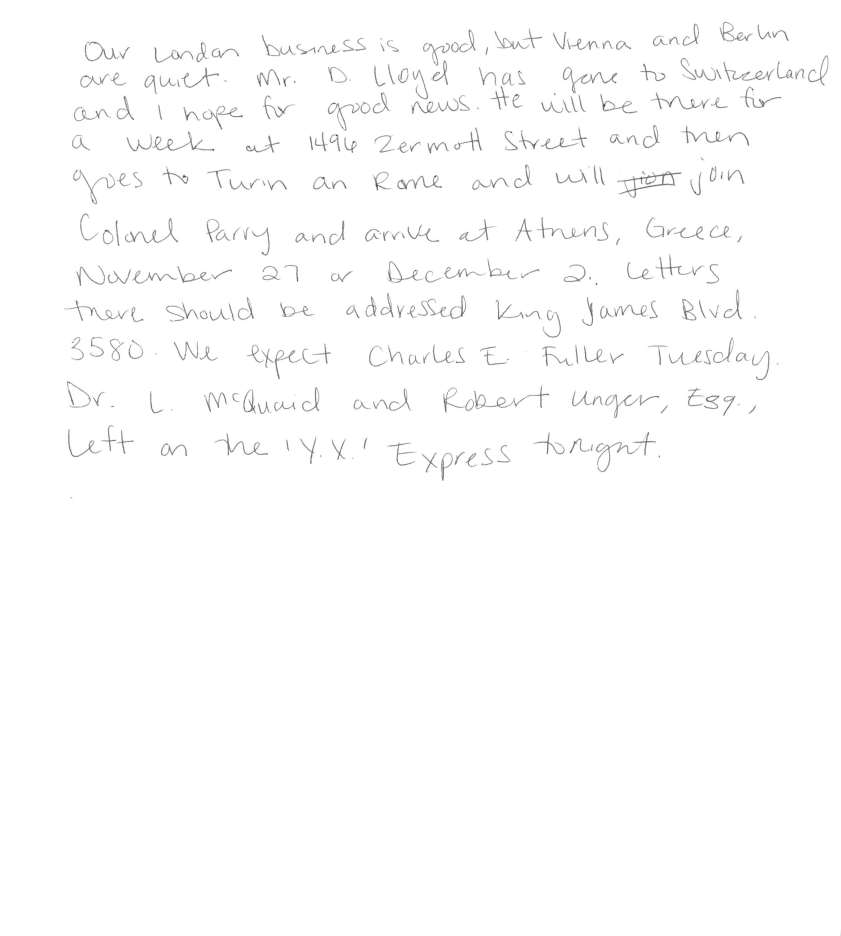
#> input picture w0001_s01_pLND_r01.png, 2521 x 2808 px, found by its file name (shown at 1/3 size)
$ jupyter execute --allow-errors rhea-checkpoint.ipynb
#> lines starting #> are read from the running program, lines starting #| are printed output that depends on the picture; after the words box and inside, x2 and y2 are one past the last pixel; in counts of white or black regions, pixels touching at a corner belong together
[cell 1]
import numpy as np
import cv2
from PIL import Image
import networkx as nx
from skimage.morphology import skeletonize
from skimage import img_as_bool, io, color
from skimage.morphology import binary_erosion
from skimage import img_as_bool, io, color
from skimage.measure import label, regionprops
from skimage.feature import local_binary_pattern
from skimage import feature
import matplotlib.pyplot as plt
from sklearn.cluster import KMeans
from skimage.filters import gabor
from skimage.morphology import thin
import os
import math
from sklearn.decomposition import PCA

[cell 2]
## rhea thinning code
def read_jpeg_binary(path, cutoff_adjust=0, clean=True, crop=True, inversion=False):
    # Load image in grayscale
#> called with path = 'images/student_1/w0001_s01_plND_r01.png', cutoff_adjust = 0, clean = True, crop = True, inversion = True
    img = cv2.imread(path, cv2.IMREAD_GRAYSCALE)
#> img is the input picture: shape (2808, 2521); min 61, max 255, mean 252.7

    # Binarize the image using Otsu's method
    _, binarized_img = cv2.threshold(img, 0, 255, cv2.THRESH_BINARY + cv2.THRESH_OTSU)
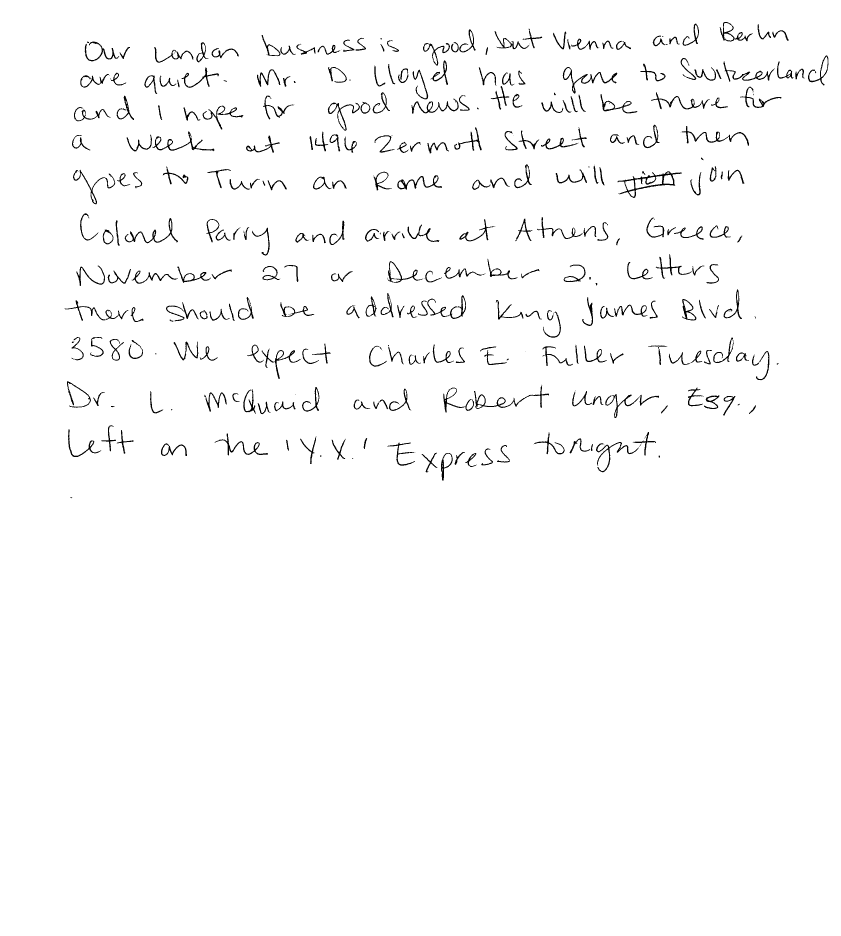
#> binarized_img: shape (2808, 2521) (shown at 1/3 size); 98.1% white; 372 black regions (88 under 20 px), largest, box (x1, y1, x2, y2) and area: (1852, 514, 2045, 594) 2498, (1422, 1158, 1647, 1227) 1686, (1688, 201, 1852, 281) 1623

    # Adjust threshold if cutoff_adjust is not 0
    if cutoff_adjust != 0:
        adjusted_thresh = _ + (_ * cutoff_adjust)
        _, binarized_img = cv2.threshold(img, adjusted_thresh, 255, cv2.THRESH_BINARY)

    # Invert image if inversion is True
    if inversion:
        binarized_img = cv2.bitwise_not(binarized_img)
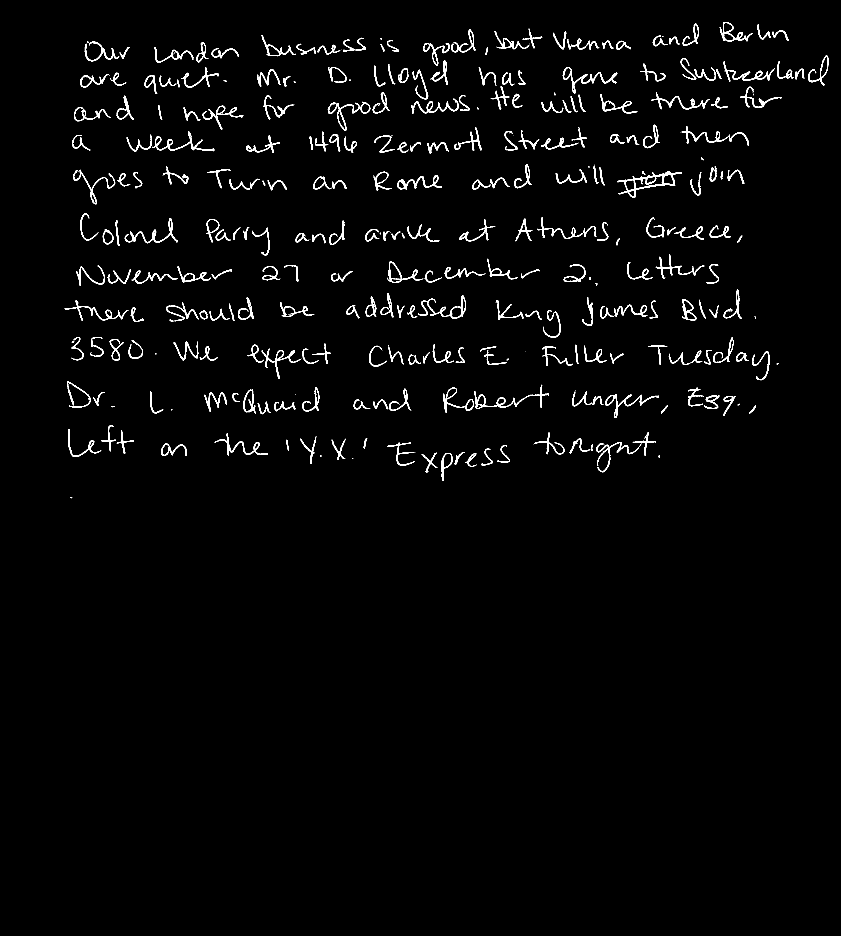
#> binarized_img: shape (2808, 2521) (shown at 1/3 size); 1.9% white; 372 white regions (88 under 20 px), largest, box (x1, y1, x2, y2) and area: (1852, 514, 2045, 594) 2498, (1422, 1158, 1647, 1227) 1686, (1688, 201, 1852, 281) 1623

    # Clean the image by filling white pixels with 7 or 8 black neighbors
    if clean:
        kernel = np.ones((3,3),np.uint8)
        binarized_img = cv2.morphologyEx(binarized_img, cv2.MORPH_CLOSE, kernel)
#> binarized_img: shape (2808, 2521); 2% white; 315 white regions (42 under 20 px), largest, box (x1, y1, x2, y2) and area: (1852, 514, 2045, 594) 2548, (1422, 1154, 1647, 1227) 1741, (1688, 201, 1852, 281) 1688

    # Crop the white space around the image
    if crop:
        coords = cv2.findNonZero(binarized_img)  # Find all non-zero points (text)
#> coords = contour of 140174 points, box (x1, y1, x2, y2) (194, 66, 2486, 1496), area 59764
        x, y, w, h = cv2.boundingRect(coords)  # Find minimum spanning bounding box
#> x = 194; y = 66; w = 2292; h = 1430
        binarized_img = binarized_img[y:y+h, x:x+w]  # Crop the image
#> binarized_img: shape (1430, 2292); 4.3% white; 315 white regions (42 under 20 px), largest, box (x1, y1, x2, y2) and area: (1658, 448, 1851, 528) 2548, (1228, 1088, 1453, 1161) 1741, (1494, 135, 1658, 215) 1688

        # Optionally add a 1-pixel border around the cropped image
        binarized_img = cv2.copyMakeBorder(binarized_img, 1, 1, 1, 1, cv2.BORDER_CONSTANT, value=[255, 255, 255])
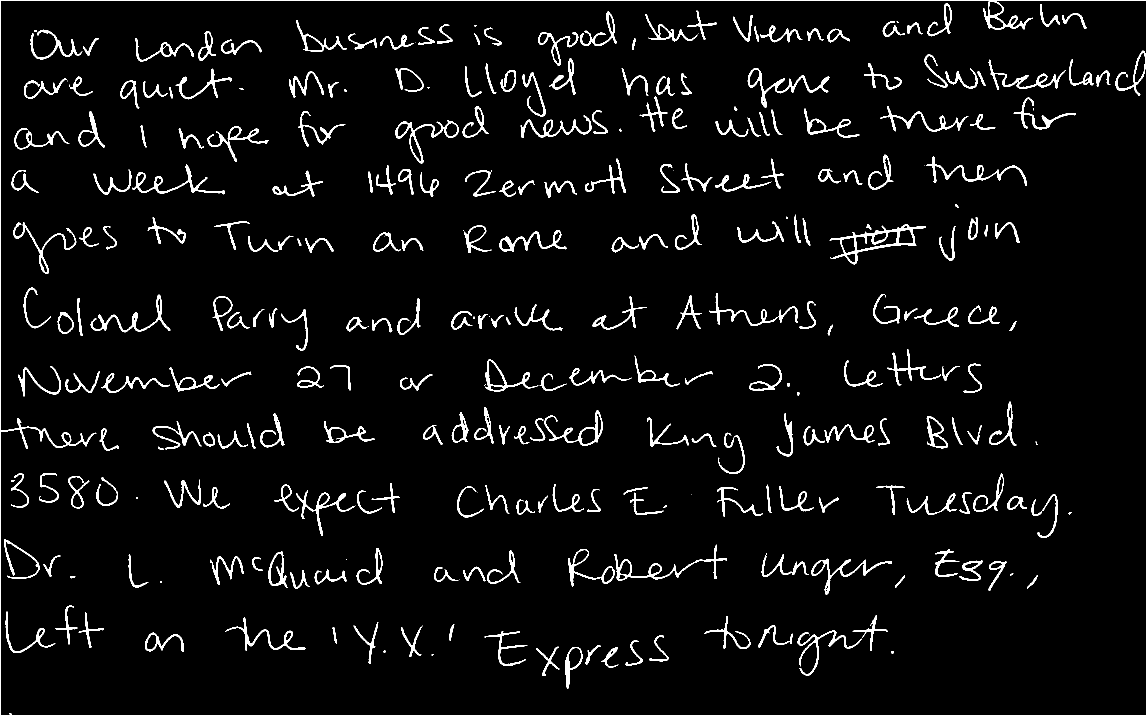
#> binarized_img: shape (1432, 2294) (shown at 1/2 size); 4.5% white; 312 white regions (41 under 20 px), largest, box (x1, y1, x2, y2) and area: (0, 0, 2294, 1432) 10644, (1659, 449, 1852, 529) 2548, (1229, 1089, 1454, 1162) 1741

    # Convert image to binary format (0 and 1)
    binarized_img = (binarized_img / 255).astype(np.uint8)

    return binarized_img


image_path = 'images/student_1/w0001_s01_plND_r01.png'
binary_image = read_jpeg_binary(image_path, inversion=True)
plt.imshow(binary_image, cmap='gray')
plt.show()

[cell 3]
def read_and_binarize_image(path):
    img = cv2.imread(path, cv2.IMREAD_GRAYSCALE)
    _, binarized_img = cv2.threshold(img, 0, 255, cv2.THRESH_BINARY + cv2.THRESH_OTSU)
    return binarized_img

def thin_image(img):
    # Ensure the image is boolean for skeletonize
    binary_image = img < 128  # Assuming dark text on light background
    thinned_image = skeletonize(binary_image)
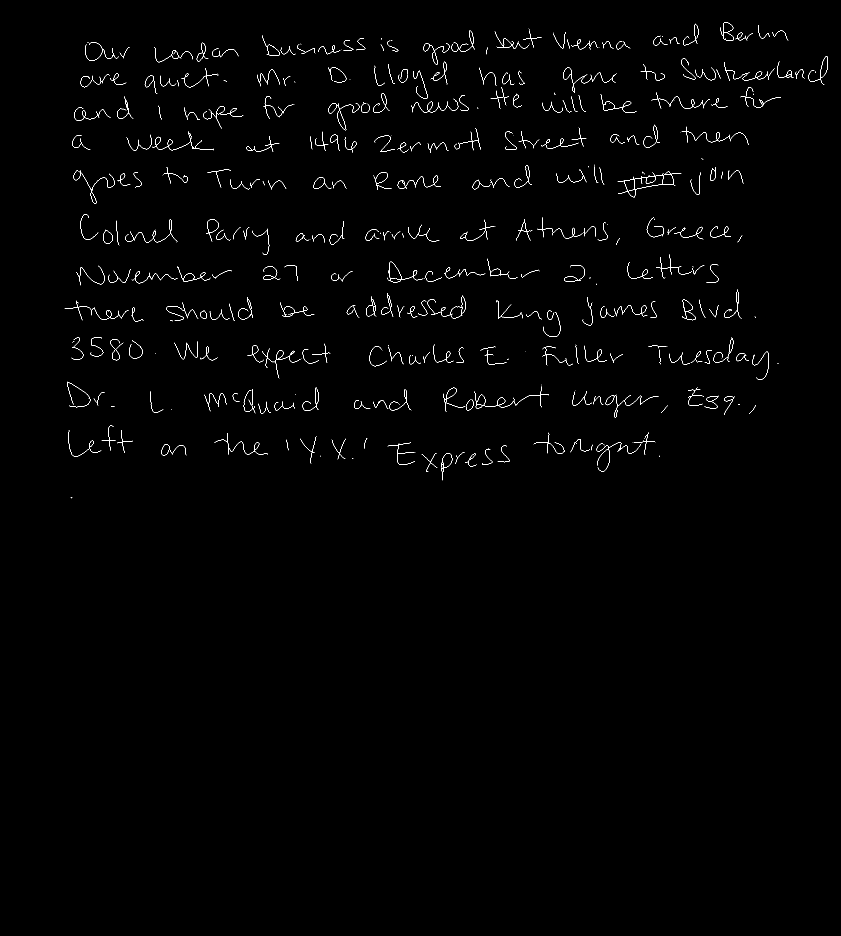
#> thinned_image: shape (2808, 2521) bool (shown at 1/3 size); 0.52% white in thin lines or dots, all inside (x1, y1, x2, y2) = (194, 67, 2484, 1496)
    return thinned_image.astype(np.uint8) * 255

def process_handwriting(thinned_img):
    # Placeholder for processing logic; would include identifying nodes, paths, etc.
    # This could involve custom logic or leveraging libraries for graph analysis.
    # Let's assume it returns a dict with 'nodes' and other relevant details.
    return {'nodes': []}  # Simplified placeholder return

def plot_image(img, title="Image"):
    plt.imshow(img, cmap='gray')
    plt.title(title)
    plt.axis('off')
    plt.show()

def process_document(path):
    doc = {}
    doc['image'] = read_and_binarize_image(path)
    doc['thin'] = thin_image(doc['image'])
    doc['process'] = process_handwriting(doc['thin'])
    doc['docname'] = os.path.basename(path).replace('.png', '').replace('.PNG', '')
    return doc


doc = process_document(image_path)
#> doc = 4 items
plot_image(doc['image'], "Original Image")
plot_image(doc['thin'], "Thinned Image")

[cell 4]
def load_and_preprocess_image(image_path):
    """Load an image and convert it to binary (assuming the image is grayscale)."""
#> called with image_path = 'images/student_1/w0001_s01_plND_r01.png'
    image = cv2.imread(image_path, cv2.IMREAD_GRAYSCALE)
    _, binary_image = cv2.threshold(image, 127, 255, cv2.THRESH_BINARY)
#> binary_image: shape (2808, 2521); 99.7% white; black in thin lines or dots, all inside (x1, y1, x2, y2) = (202, 67, 2477, 1441)
    return binary_image

def calculate_character_features(character_image):
    """Calculate character features such as aspect ratio, centroid, and others."""
    # Find non-zero (character) pixels
    y_coords, x_coords = np.where(character_image == 0)
    aspect_ratio = (max(y_coords) - min(y_coords) + 1) / (max(x_coords) - min(x_coords) + 1)
    centroid = (np.mean(x_coords), np.mean(y_coords))
    # Additional features can be added here

    features = {
        'aspect_ratio': aspect_ratio,
        'centroid': centroid,
        # Add more features as needed
    }
    return features

# [17 lines left out: functions plot_characters_with_features, calculate_distances_between_characters, not called in this run]


binary_image = load_and_preprocess_image(image_path)
bounding_boxes = [(50, 100, 20, 30), (80, 100, 20, 30)]  # Example bounding boxes
characters_features = []
#> (the rest of this cell did not finish here and is left out)

[cell 5]
## extract characters and lines
def rotate_image(image, angle):
    """
        Rotates the given image by the input angle in the counter-clockwise direction
        Parameters
        ----------
            image : ndim np.array
                image to be rotated
            angle : float
                angle of rotation as degrees.
        Returns
        -------
            rotated image as np.array
    """
    # create an tuple that contains height/2, width/2
    image_center = tuple(np.array(image.shape[1::-1]) / 2)
    # rot_mat 2x3 rotation mattrix
    rot_mat = cv2.getRotationMatrix2D(image_center, angle, 1.0)
    # apply the affine transformation to the image
    # size of the output image image.shape[1::-1]
    result = cv2.warpAffine(image, rot_mat, image.shape[1::-1], flags=cv2.INTER_LINEAR)
    return result

def read_image(img_path):
#> called with img_path = 'images/student_1/w0001_s01_plND_r01.png'
    image = cv2.imread(img_path)

    scale_percent = 18  # percent of original size
    width = int(image.shape[1] * scale_percent / 100)
    height = int(image.shape[0] * scale_percent / 100)
    dim = (width, height)
    rescaled_img = cv2.resize(image, dim, interpolation=cv2.INTER_AREA)
    return image, rescaled_img

def save_img(dir_path,filename,img):
    """
        dir_path - directory path where the image will be saved
        filename - requires a valid image format
        img - image to be saved
    """
    file_path = os.path.join(dir_path,filename)
    cv2.imwrite(file_path,img)

def find_text_angle(dilated_img,org_img):
    """
        org_img - original image
        img - dilated img
    """
    lines = cv2.HoughLinesP(dilated_img,rho=1,theta=np.pi/180,threshold=30,minLineLength=5,maxLineGap=20)

    nb_lines = len(lines)
    angle = 0

    for line in lines:
        x1,y1,x2,y2 = line[0]
        angle += math.atan2((y2-y1),(x2-x1))

    angle/=nb_lines

    rotated = rotate_image(org_img, angle-1)
    rot_dilated = rotate_image(dilated_img,angle-1)

    return rotated, rot_dilated

def extract_text_lines(img,output_dir):
    """
        img - image from which the text lines are extracted
        output_dir - directory where the extracted lines should be saved
    """
#> called with output_dir = 'extracted_characters/student_1'
    gray = cv2.cvtColor(img, cv2.COLOR_BGR2GRAY)
    blur = cv2.medianBlur(gray, 5)
    thresh = cv2.adaptiveThreshold(blur, 255, cv2.ADAPTIVE_THRESH_GAUSSIAN_C, cv2.THRESH_BINARY_INV, 5, 5)
#> thresh: shape (505, 453); 0.91% white in thin lines or dots, all inside (x1, y1, x2, y2) = (38, 14, 446, 255)

    kernel = cv2.getStructuringElement(cv2.MORPH_RECT, (16, 2))
    dilate = cv2.dilate(thresh, kernel, iterations=2)
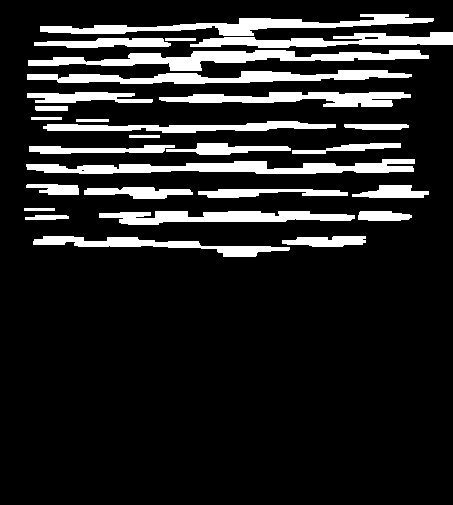
#> dilate: shape (505, 453); 14.2% white; 28 white regions
    rotated,rot_dilated = find_text_angle(dilate,img)
#> in find_text_angle, `lines = cv2.HoughLinesP(dilated_img,rho=1,theta=np.pi/180,threshold=30..`: lines = 308 rows, first 6: [280, 60, 428, 57], [28, 62, 428, 55], [36, 170, 413, 170], [210, 38, 335, 45], [40, 29, 427, 22], [29, 150, 364, 150]
#> in find_text_angle, `nb_lines = len(lines)`: nb_lines = 308
#> the loop in find_text_angle, `for line in lines:` made 308 passes
#> (x1, y1, x2, y2, angle) on passes 1 to 3: (280, 60, 428, 57, -0.0203), (28, 62, 428, 55, -0.0378), (36, 170, 413, 170, -0.0378)
#> after the loop in find_text_angle, `for line in lines:`: angle = -1.72
#> in find_text_angle, `angle/=nb_lines`: angle = -0.00558
#> call 2 of rotate_image, with angle = -1.01
#> in rotate_image (call 2), `result = cv2.warpAffine(image, rot_mat, image.shape[1::-1], flags=cv2...`:
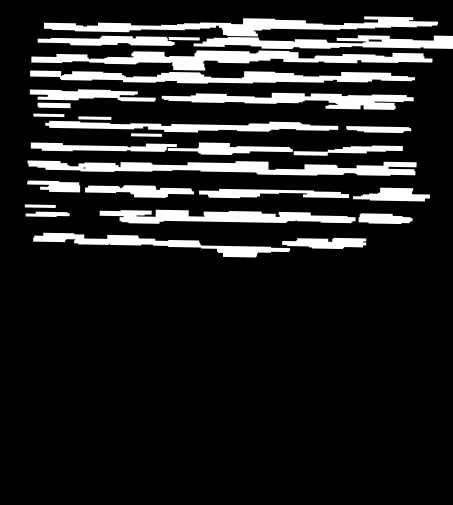
#> result: shape (505, 453); min 0, max 255, mean 36.1

    cnts = cv2.findContours(rot_dilated, cv2.RETR_EXTERNAL, cv2.CHAIN_APPROX_SIMPLE)
#> cnts = 24 contours; largest, box (x1, y1, x2, y2) and area: (43, 16, 453, 50) 5270, (31, 50, 433, 71) 3502, (27, 160, 417, 176) 3284, (30, 70, 416, 84) 2892, (99, 209, 356, 224) 2326
    if len(cnts) == 2:
        cnts = cnts[0]
    else:
        cnts = cnts[1]

    lines_path = os.path.join(output_dir,'lines')

    if not os.path.exists(lines_path):
        os.makedirs(lines_path)

    for line_idx, line in enumerate(cnts, start=-len(cnts)):
        x, y, w, h = cv2.boundingRect(line)
        roi = rotated[y:y + h, x:x + w]
        filename = 'line'+str(line_idx)+ '.jpg'
        save_img(lines_path,filename=filename,img=roi)
#> this loop made 24 passes
#> (x, y, w, h, filename) on passes 1, 2, 3, 4, 5, 7, 8, 9: (282, 237, 85, 13, 'line-24.jpg'), (33, 232, 258, 26, 'line-23.jpg'), (358, 213, 55, 12, 'line-22.jpg'), (25, 211, 45, 6, 'line-21.jpg'), (99, 209, 257, 15, 'line-20.jpg'), (199, 188, 151, 11, 'line-18.jpg'), (352, 187, 79, 15, 'line-17.jpg'), (85, 185, 110, 13, 'line-16.jpg')
#> (the rest of the program and of its run is left out)
